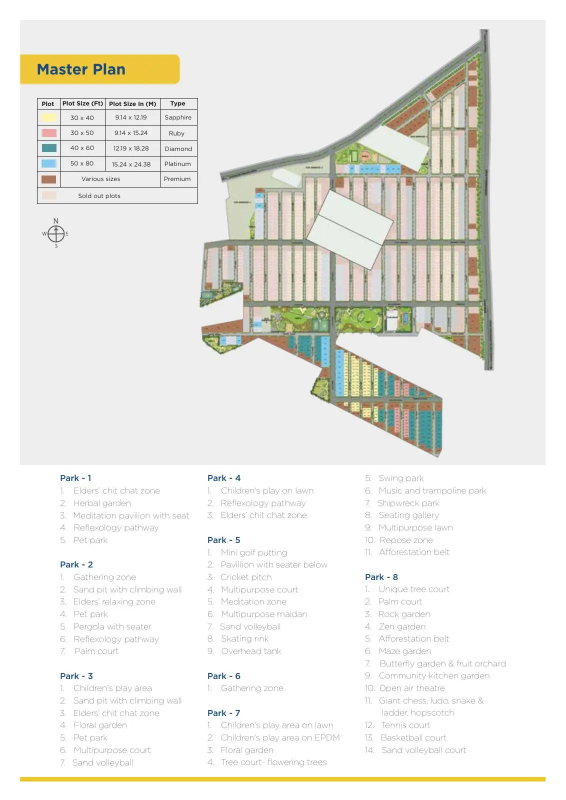
#> input picture source/master-plan.png, 1132 x 1600 px (shown at 1/2 size)
$ python ocr_1b.py ../source/master-plan.png ../source/master-plan.png
#> lines starting #> are read from the running program, lines starting #| are printed output that depends on the picture
"""OCR all text on the plan (plot numbers, park/road labels) with RapidOCR, tiled."""
import sys, json, numpy as np
from PIL import Image
from rapidocr_onnxruntime import RapidOCR
SRC, OUT = sys.argv[1], sys.argv[2]
X0, Y0, X1, Y1 = 300, 300, 2880, 2950
import cv2
base = np.array(Image.open(SRC).convert('RGB'))[Y0:Y1, X0:X1]
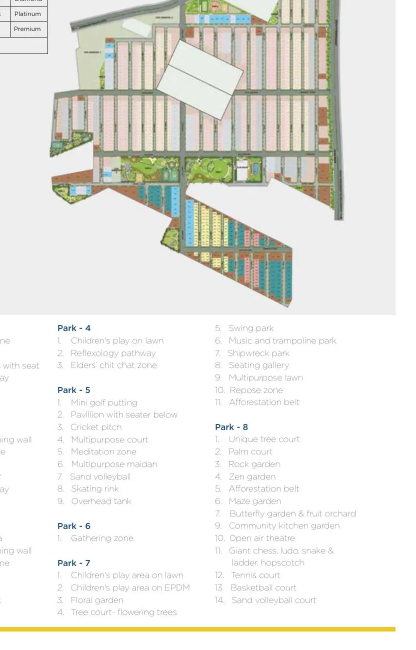
#> base: shape (1300, 832, 3) (shown at 1/2 size); mean R, G, B 232.4, 232.5, 227.5
g = cv2.cvtColor(base, cv2.COLOR_RGB2GRAY).astype(np.float32)
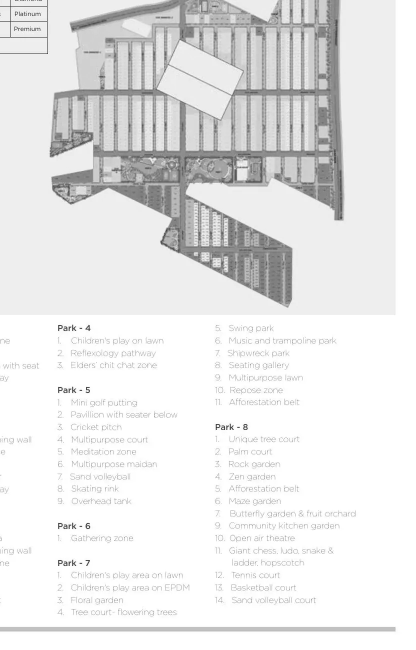
#> g: shape (1300, 832) float32 (shown at 1/2 size); min 1, max 255, mean 231.9
def stretch(lo, hi): return cv2.cvtColor(np.clip((g-lo)/(hi-lo)*255,0,255).astype(np.uint8), cv2.COLOR_GRAY2RGB)
#> called with lo = 120, hi = 215
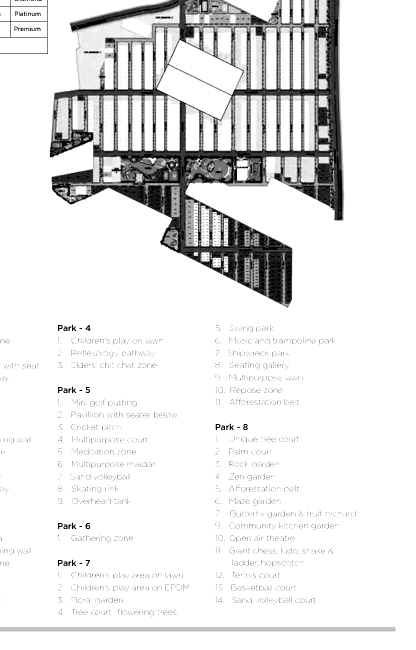
#> returned value: shape (1300, 832, 3) (shown at 1/2 size); min 0, max 255, mean 230.5
VARIANTS = [base, stretch(120,215), stretch(150,225)]
#> call 2 of stretch, with lo = 150, hi = 225
#> in stretch (call 2), `def stretch(lo, hi): return cv2.cvtColor(np.clip((g-lo)/(hi-lo)*255,0,..`:
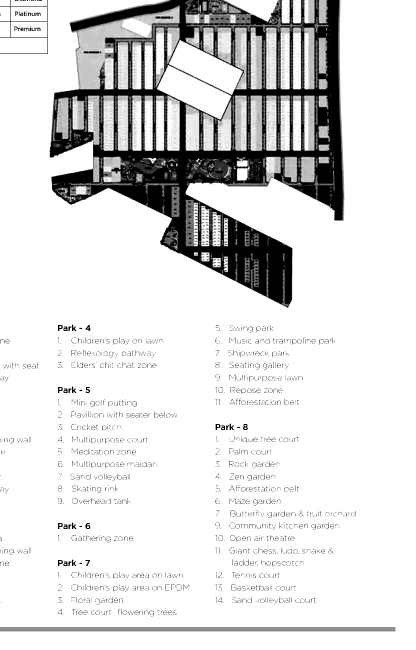
#> returned value: shape (1300, 832, 3) (shown at 1/2 size); min 0, max 255, mean 221.1
#> (the run stopped early here; a loop or call above may not have finished)
